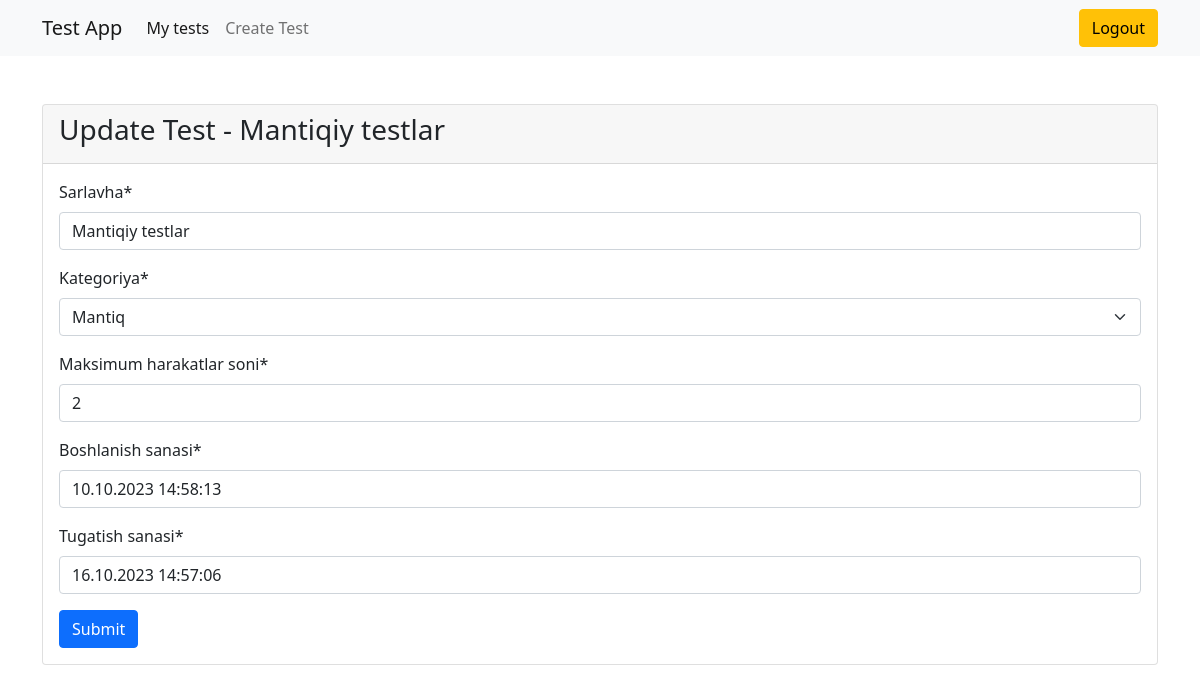
The page /update_test/1/ (signed in) on the database as committed earlier.
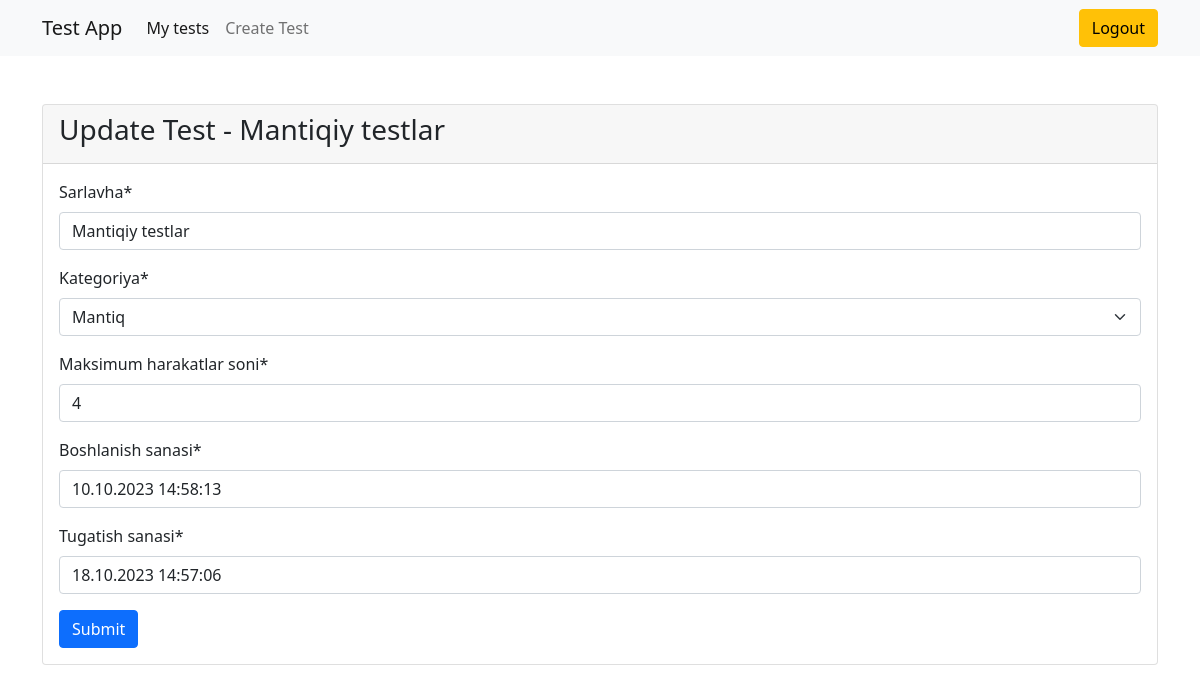
The same page on the database as committed later.
### main/models.py (models this page shows, shortened)
class Test(models.Model):
    author = models.ForeignKey(User, on_delete=models.CASCADE, verbose_name="avtor")
    category = models.ForeignKey(Category, on_delete=models.CASCADE, verbose_name="kategoriya")
    title = models.CharField(max_length=250, verbose_name="sarlavha")
    max_attemps = models.PositiveIntegerField(verbose_name="maksimum harakatlar soni")
    pass_percentage = models.PositiveIntegerField(default=60)
    start_date = models.DateTimeField(default=timezone.now, verbose_name="boshlanish sanasi")
    end_date = models.DateTimeField(default=(timezone.now()+timezone.timedelta(days=2)), verbose_name="tugatish sanasi")
    class Meta:
        verbose_name = "Test"
        verbose_name_plural = "Testlar"

### main/views.py (the view, shortened to what this page needs)
# urls.py: path("update_test/<int:test_id>/", update_test, name="update_test"),
@login_required(login_url="login")
def update_test(request, test_id):
    test = Test.objects.get(id=test_id)
    user = request.user
    if user == test.author:
        form = TestFrom(instance=test)
        return render(request, "update_test.html", {"form":form, "test":test})
    else:
        messages.error(request, "Bu test sizga tegishli emas!")
        return redirect('index')

### main/forms.py
class TestFrom(ModelForm):
    class Meta:
        model = Test
        fields = ["title", "category", "max_attemps", "start_date", "end_date"]

### main/models.py (called while the page is built)
    def __str__(self):
        return str(self.name)

### templates/update_test.html (shortened to what this page needs)
{% extends "base.html" %}
{% load crispy_forms_tags %}
{% block content %}
    <div class="card mt-5">
        <div class="card-header">
            <h3>Update Test - {{test.title}}</h3>
        </div>
        <div class="card-body">
            <form method="post">
                {{form|crispy}}
                <button class="btn btn-primary" type="submit">Submit</button>
            </form>
        </div>
    </div>
{% endblock content %}

Rows that differ between the two databases and show on the page:
changed Test "Mantiqiy testlar": max_attemps "2" → "4"; end_date "16.10.2023 14:57:06" → "18.10.2023 14:57:06"
